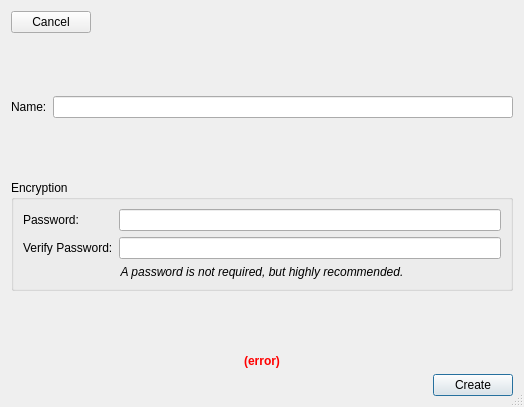
<?xml version="1.0" encoding="UTF-8"?>
<ui version="4.0">
 <class>NewWallet</class>
 <widget class="QDialog" name="NewWallet">
  <property name="geometry">
   <rect>
    <x>0</x>
    <y>0</y>
    <width>524</width>
    <height>407</height>
   </rect>
  </property>
  <property name="windowTitle">
   <string>New Wallet</string>
  </property>
  <property name="sizeGripEnabled">
   <bool>true</bool>
  </property>
  <property name="modal">
   <bool>false</bool>
  </property>
  <layout class="QVBoxLayout" name="verticalLayout_2">
   <item>
    <layout class="QHBoxLayout" name="horizontalLayout_2">
     <item>
      <widget class="QPushButton" name="cancelButton">
       <property name="text">
        <string>Cancel</string>
       </property>
      </widget>
     </item>
     <item>
      <spacer name="horizontalSpacer_2">
       <property name="orientation">
        <enum>Qt::Horizontal</enum>
       </property>
       <property name="sizeHint" stdset="0">
        <size>
         <width>40</width>
         <height>20</height>
        </size>
       </property>
      </spacer>
     </item>
    </layout>
   </item>
   <item>
    <spacer name="verticalSpacer_2">
     <property name="orientation">
      <enum>Qt::Vertical</enum>
     </property>
     <property name="sizeHint" stdset="0">
      <size>
       <width>20</width>
       <height>40</height>
      </size>
     </property>
    </spacer>
   </item>
   <item>
    <layout class="QFormLayout" name="formLayout_2">
     <item row="0" column="0">
      <widget class="QLabel" name="label_3">
       <property name="text">
        <string>Name:</string>
       </property>
      </widget>
     </item>
     <item row="0" column="1">
      <widget class="QLineEdit" name="name"/>
     </item>
    </layout>
   </item>
   <item>
    <spacer name="verticalSpacer_3">
     <property name="orientation">
      <enum>Qt::Vertical</enum>
     </property>
     <property name="sizeHint" stdset="0">
      <size>
       <width>20</width>
       <height>40</height>
      </size>
     </property>
    </spacer>
   </item>
   <item>
    <widget class="QGroupBox" name="groupBox">
     <property name="title">
      <string>Encryption</string>
     </property>
     <layout class="QVBoxLayout" name="verticalLayout">
      <item>
       <layout class="QFormLayout" name="formLayout">
        <item row="0" column="0">
         <widget class="QLabel" name="label">
          <property name="text">
           <string>Password:</string>
          </property>
         </widget>
        </item>
        <item row="0" column="1">
         <widget class="QLineEdit" name="password">
          <property name="inputMethodHints">
           <set>Qt::ImhHiddenText|Qt::ImhNoAutoUppercase|Qt::ImhNoPredictiveText|Qt::ImhSensitiveData</set>
          </property>
          <property name="echoMode">
           <enum>QLineEdit::Password</enum>
          </property>
         </widget>
        </item>
        <item row="1" column="0">
         <widget class="QLabel" name="label_2">
          <property name="text">
           <string>Verify Password:</string>
          </property>
         </widget>
        </item>
        <item row="1" column="1">
         <widget class="QLineEdit" name="passwordVerify">
          <property name="inputMethodHints">
           <set>Qt::ImhHiddenText|Qt::ImhNoAutoUppercase|Qt::ImhNoPredictiveText|Qt::ImhSensitiveData</set>
          </property>
          <property name="echoMode">
           <enum>QLineEdit::Password</enum>
          </property>
         </widget>
        </item>
       </layout>
      </item>
      <item>
       <widget class="QLabel" name="label_5">
        <property name="font">
         <font>
          <italic>true</italic>
         </font>
        </property>
        <property name="text">
         <string>A password is not required, but highly recommended.</string>
        </property>
        <property name="alignment">
         <set>Qt::AlignCenter</set>
        </property>
        <property name="wordWrap">
         <bool>true</bool>
        </property>
       </widget>
      </item>
     </layout>
    </widget>
   </item>
   <item>
    <spacer name="verticalSpacer">
     <property name="orientation">
      <enum>Qt::Vertical</enum>
     </property>
     <property name="sizeHint" stdset="0">
      <size>
       <width>20</width>
       <height>40</height>
      </size>
     </property>
    </spacer>
   </item>
   <item>
    <widget class="QLabel" name="error">
     <property name="font">
      <font>
       <weight>75</weight>
       <bold>true</bold>
      </font>
     </property>
     <property name="styleSheet">
      <string notr="true">color:red</string>
     </property>
     <property name="text">
      <string>(error)</string>
     </property>
     <property name="alignment">
      <set>Qt::AlignCenter</set>
     </property>
     <property name="wordWrap">
      <bool>true</bool>
     </property>
    </widget>
   </item>
   <item>
    <layout class="QHBoxLayout" name="horizontalLayout">
     <item>
      <spacer name="horizontalSpacer">
       <property name="orientation">
        <enum>Qt::Horizontal</enum>
       </property>
       <property name="sizeHint" stdset="0">
        <size>
         <width>40</width>
         <height>20</height>
        </size>
       </property>
      </spacer>
     </item>
     <item>
      <widget class="QPushButton" name="saveButton">
       <property name="text">
        <string>Create</string>
       </property>
       <property name="default">
        <bool>true</bool>
       </property>
      </widget>
     </item>
    </layout>
   </item>
  </layout>
 </widget>
 <tabstops>
  <tabstop>name</tabstop>
  <tabstop>password</tabstop>
  <tabstop>passwordVerify</tabstop>
  <tabstop>saveButton</tabstop>
  <tabstop>cancelButton</tabstop>
 </tabstops>
 <resources/>
 <connections/>
</ui>
